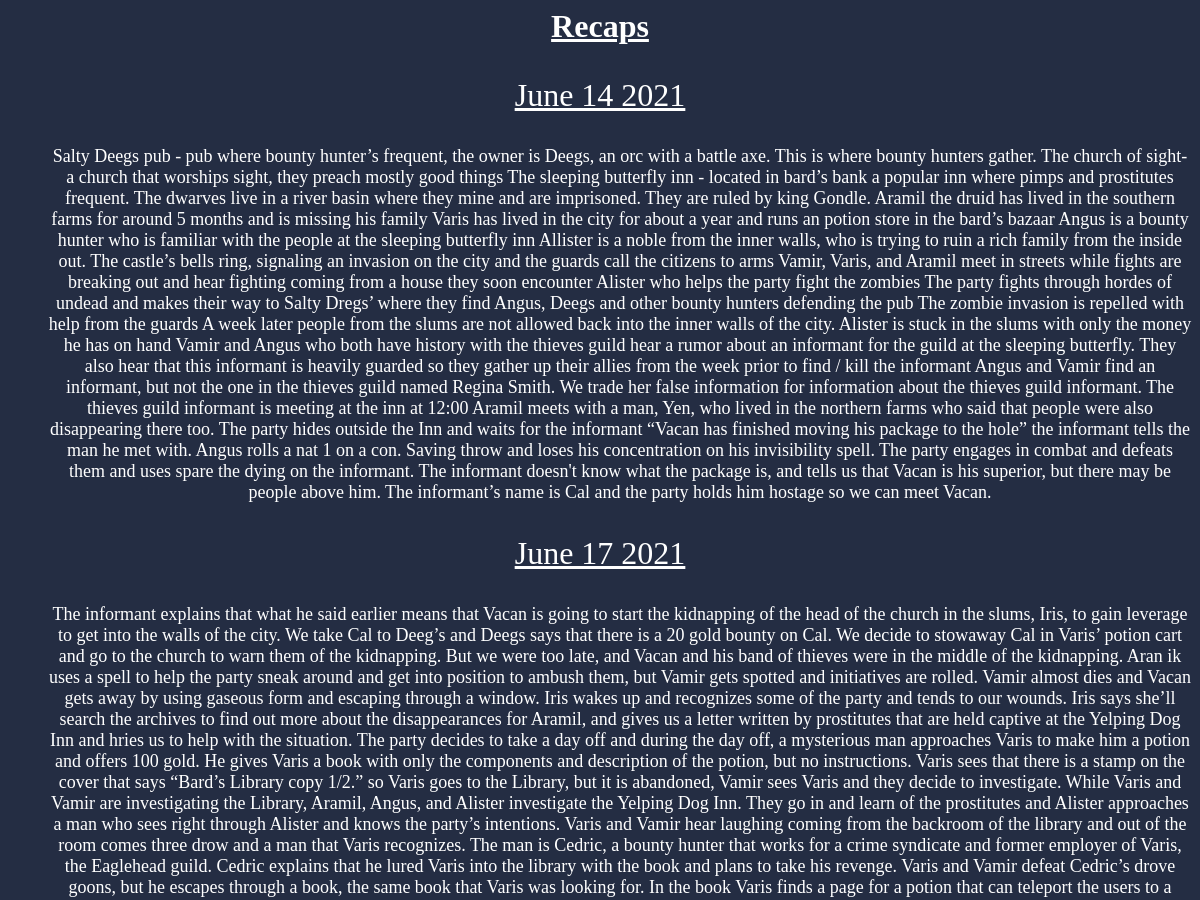
The app's page /recaps/ (upper part), older data.
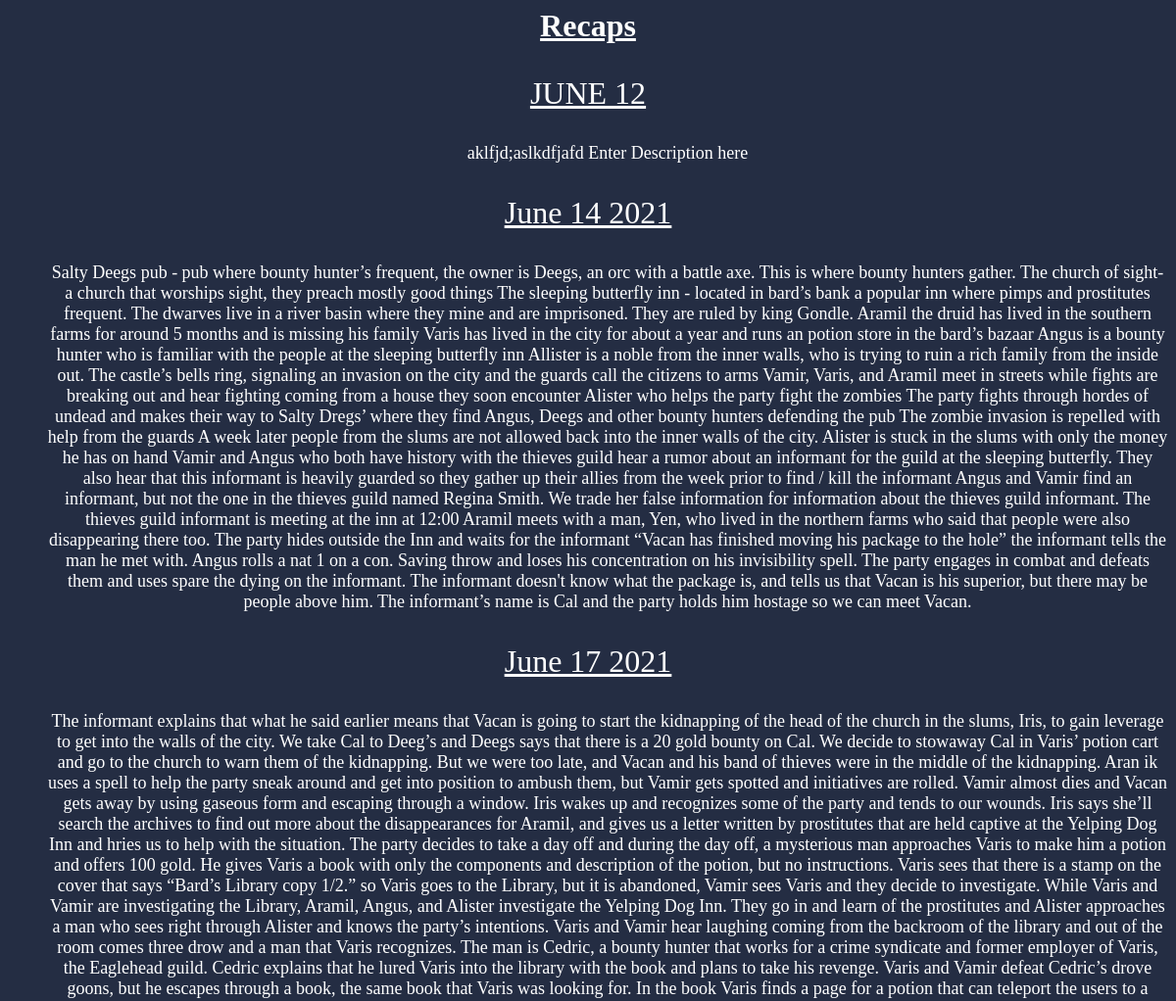
The same page, newer data.
### dndWiki/models.py (models this page shows, shortened)
class Recap(models.Model):
    date = models.CharField(max_length=200,null=True)
    description = models.TextField(default="Enter Description here")

### dndWiki/views.py (the view)
# urls.py: path('recaps/',views.recapPage,name='recap'),
def recapPage(request):
    template = 'recaps.html'
    context = {'recaps': Recap.objects.all(),
               'recap.date':Recap.date,
               'recap.description':Recap.description
    }
    return render(request,template,context)

### dndWiki/templates/recaps.html
<font color="white">
<body style = "background-color:#242D43;text-align:Center">
<h1><a href="/" style="color:#FFFFFF">Recaps</a></h1>
<font size="4">
{% for recap in recaps|dictsort:"date.lower" %}
        <font size = '6'>
<p style="text-decoration:underline">{{ recap.date }}</p>
        </font>
<p style="margin-left: 40px">{{ recap.description }}</p>
{%endfor%}
</font>
</font>
</body>

Row changes from the older to the newer data that the page shows:
added Recap: date "JUNE 12", description "aklfjd;aslkdfjafd Enter Description here"
